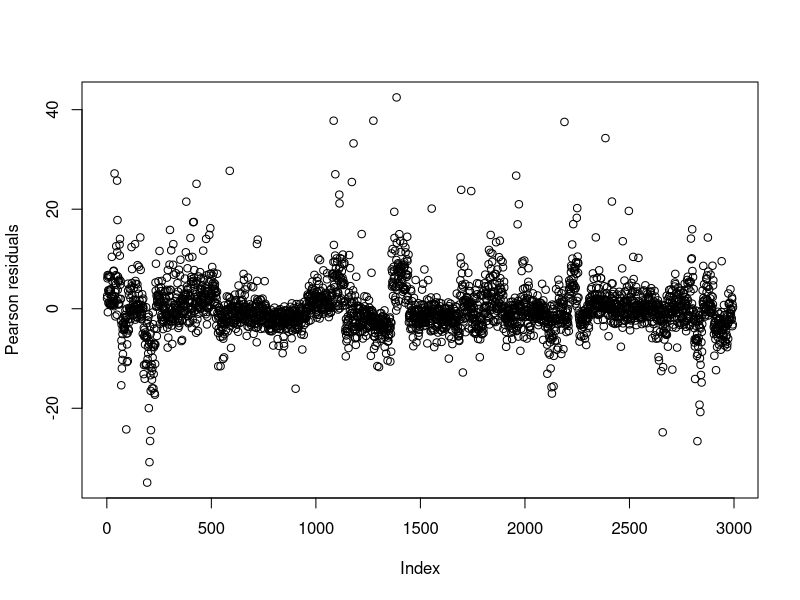
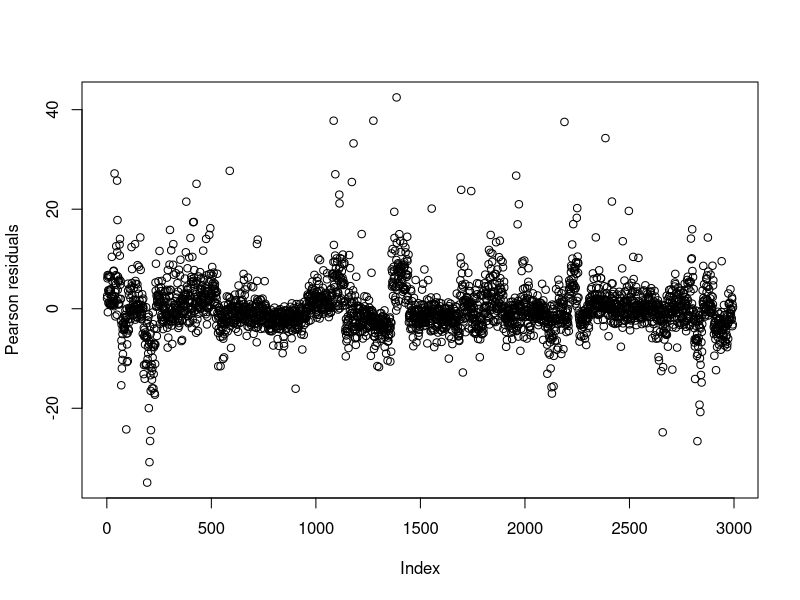
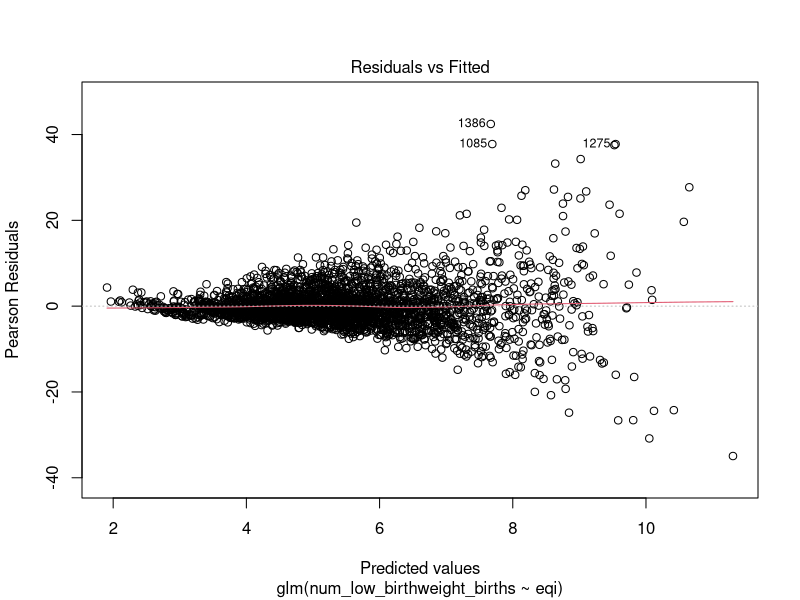
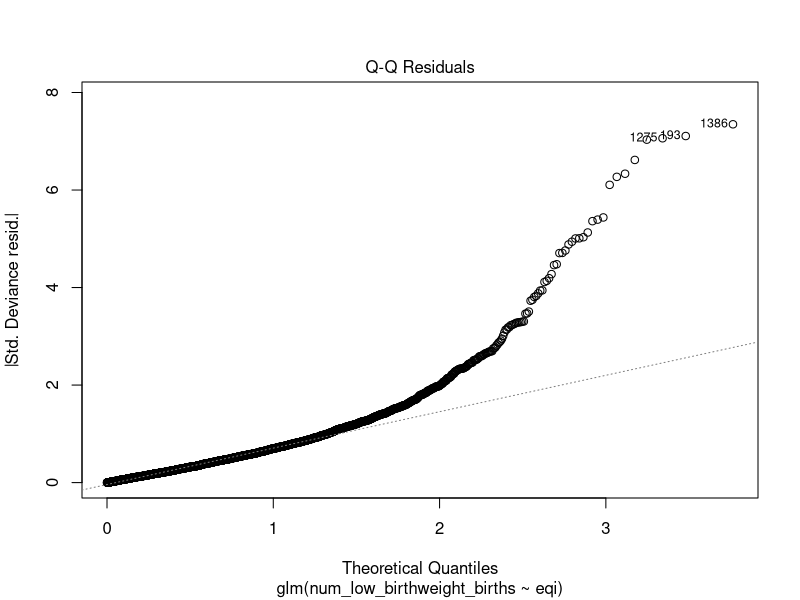
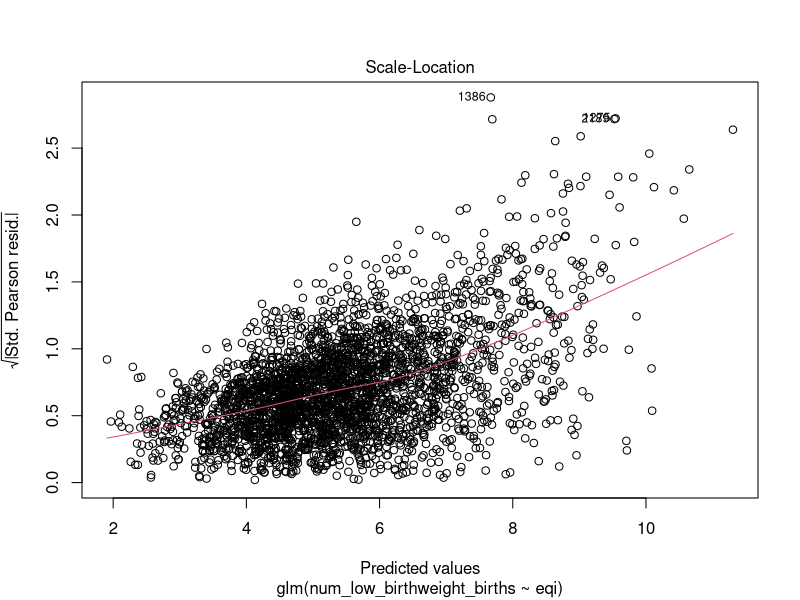
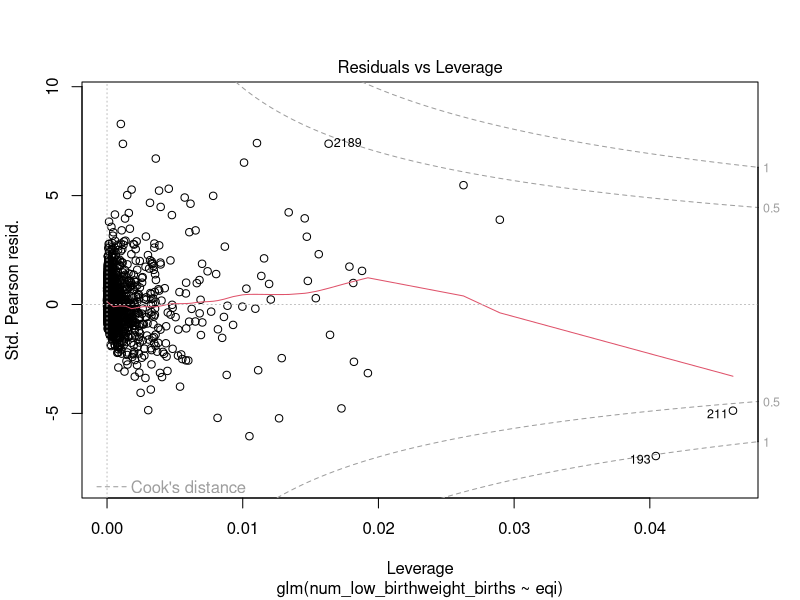
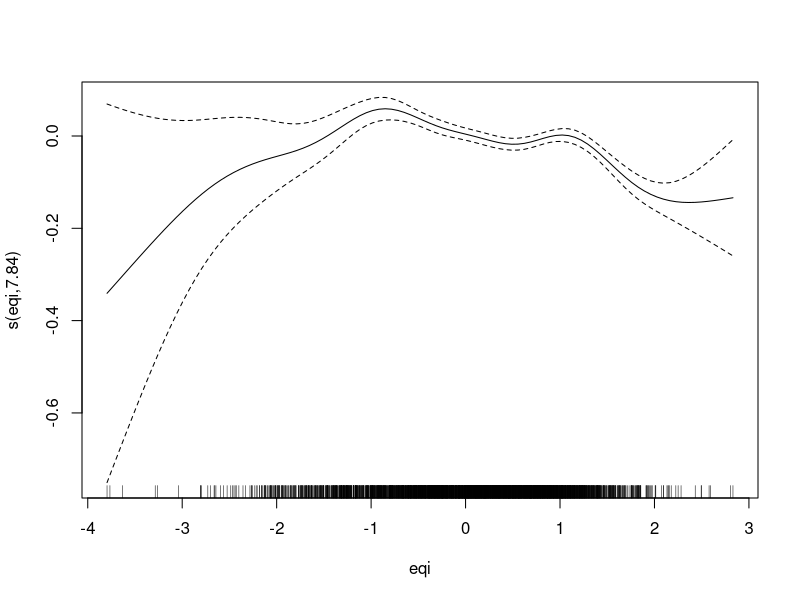
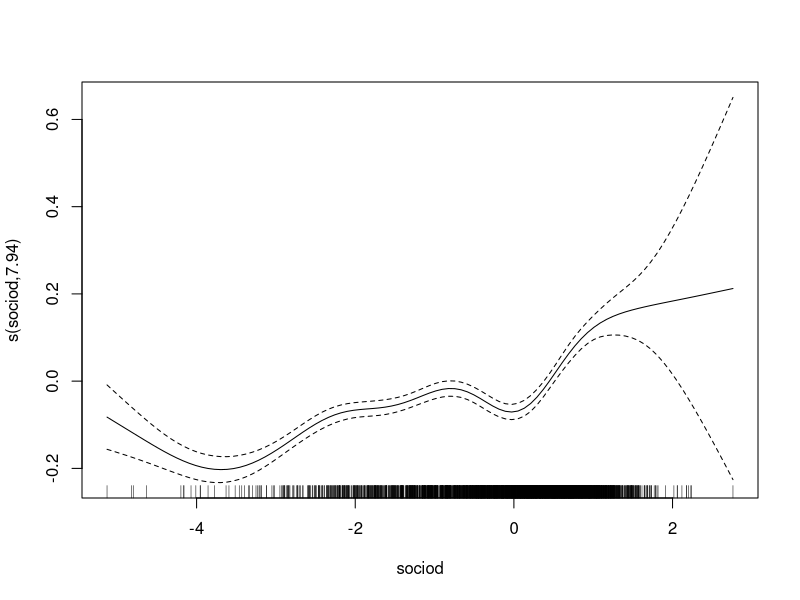

Write the R code that produced these figures, in order.
## ---- chunk 1
library(tidyverse)
library(readr)
library(readxl)
library(splines)
library(mgcv)
## ---- chunk 2
knitr::opts_chunk$set(
  fig.width = 6,
  fig.asp = .6,
  out.width = "90%"
)

theme_set(theme_minimal() + theme(legend.position = "right"))
 
options(
  ggplot2.continuous.colour = "viridis",
  ggplot2.continuous.fill = "viridis"
)

scale_colour_discrete = scale_colour_viridis_d
scale_fill_discrete = scale_fill_viridis_d
## ---- chunk 3
eqi_lbw_clean_df <- read_csv("data/eqi_lbw_clean_df.csv")

## ---- chunk 4
######Fit a Poisson model (not accounting for overdispersion)
mod1_p = glm(num_low_birthweight_births ~ eqi, 
          data=eqi_lbw_clean_df, 
          family=poisson, 
          offset=log_live_births)

summary(mod1_p)

sum(resid(mod1_p,type="pearson")^2)/mod1_p$df.residual
#yes dispersion is potential problem bc scale > 1

#goodness of fit
pchisq(mod1_p$deviance, mod1_p$df.residual, lower.tail=F)
#seeing a lack of fit for Poisson model

#Pearson residual plot
plot(resid(mod1_p,type="pearson"),ylab="Pearson residuals")
#also potential issue with outliers

## ---- chunk 5
######Fit a Quasipoisson model (which acounts for overdispersion)
#fit the Poisson model (accounting for overdispersion)
#no offset bc exposure unit is already same here
mod1_qp = glm(num_low_birthweight_births ~ eqi, 
          data=eqi_lbw_clean_df, 
          family=quasipoisson, 
          offset=log_live_births)

summary(mod1_qp)

sum(resid(mod1_qp,type="pearson")^2)/mod1_qp$df.residual
#yes dispersion 

#goodness of fit
pchisq(mod1_qp$deviance, mod1_qp$df.residual, lower.tail=F)
#seeing a lack of fit with the quasipoisson

#Pearson residual plot
plot(resid(mod1_qp,type="pearson"),ylab="Pearson residuals")
#also potential issue with outliers

plot(mod1_qp)
#looks perhaps nonlinear?

## ---- chunk 6
mod1_qp_nl <- gam(num_low_birthweight_births ~ s(eqi),
                  family = "quasipoisson",
                  offset=log_live_births,
                  data = eqi_lbw_clean_df)

summary(mod1_qp_nl)

#this is the penalty estimated by the model 
mod1_qp_nl$sp

plot(mod1_qp_nl)

## ---- chunk 7
##SOCIAL
mod2_qp_nl <- gam(num_low_birthweight_births ~ s(sociod), 
                  family = "quasipoisson",
                  offset=log_live_births,
                  data = eqi_lbw_clean_df)

summary(mod2_qp_nl)
plot(mod2_qp_nl)
#nonlinear

##AIR
mod3_qp_nl <- gam(num_low_birthweight_births ~ s(air), 
                  family = "quasipoisson",
                  offset=log_live_births,
                  data = eqi_lbw_clean_df)

summary(mod3_qp_nl)
plot(mod3_qp_nl)
#nonlinear

##BUILT
mod4_qp_nl <- gam(num_low_birthweight_births ~ s(built), 
                  family = "quasipoisson",
                  offset=log_live_births,
                  data = eqi_lbw_clean_df)

summary(mod4_qp_nl)
plot(mod4_qp_nl)
#nonlinear

##Water
mod5_qp_nl <- gam(num_low_birthweight_births ~ s(water), 
                  family = "quasipoisson",
                  offset=log_live_births,
                  data = eqi_lbw_clean_df)

summary(mod5_qp_nl)
plot(mod5_qp_nl)
#nonlinear
#water index was weird distribution; establish a cutoff?

##Land
mod6_qp_nl <- gam(num_low_birthweight_births ~ s(land), 
                  family = "quasipoisson",
                  offset=log_live_births,
                  data = eqi_lbw_clean_df)

summary(mod6_qp_nl)
plot(mod6_qp_nl)
#nonlinear

## ---- chunk 8
##SOCIAL
mod7_qp_nl <- gam(built ~ s(sociod),
                  data = eqi_lbw_clean_df)

summary(mod7_qp_nl)
plot(mod7_qp_nl)
#nonlinear

##AIR
mod8_qp_nl <- gam(built ~ s(air), 
                  data = eqi_lbw_clean_df)

summary(mod8_qp_nl)
plot(mod8_qp_nl)
#nonlinear

##Water
mod9_qp_nl <- gam(built ~ s(water), 
                  data = eqi_lbw_clean_df)

summary(mod9_qp_nl)
plot(mod9_qp_nl)
#nonlinear; again water has weird distribution; use cutoff?

##Land
mod10_qp_nl <- gam(built ~ s(land), 
                  data = eqi_lbw_clean_df)

summary(mod10_qp_nl)
plot(mod10_qp_nl)
#very nonlinear

